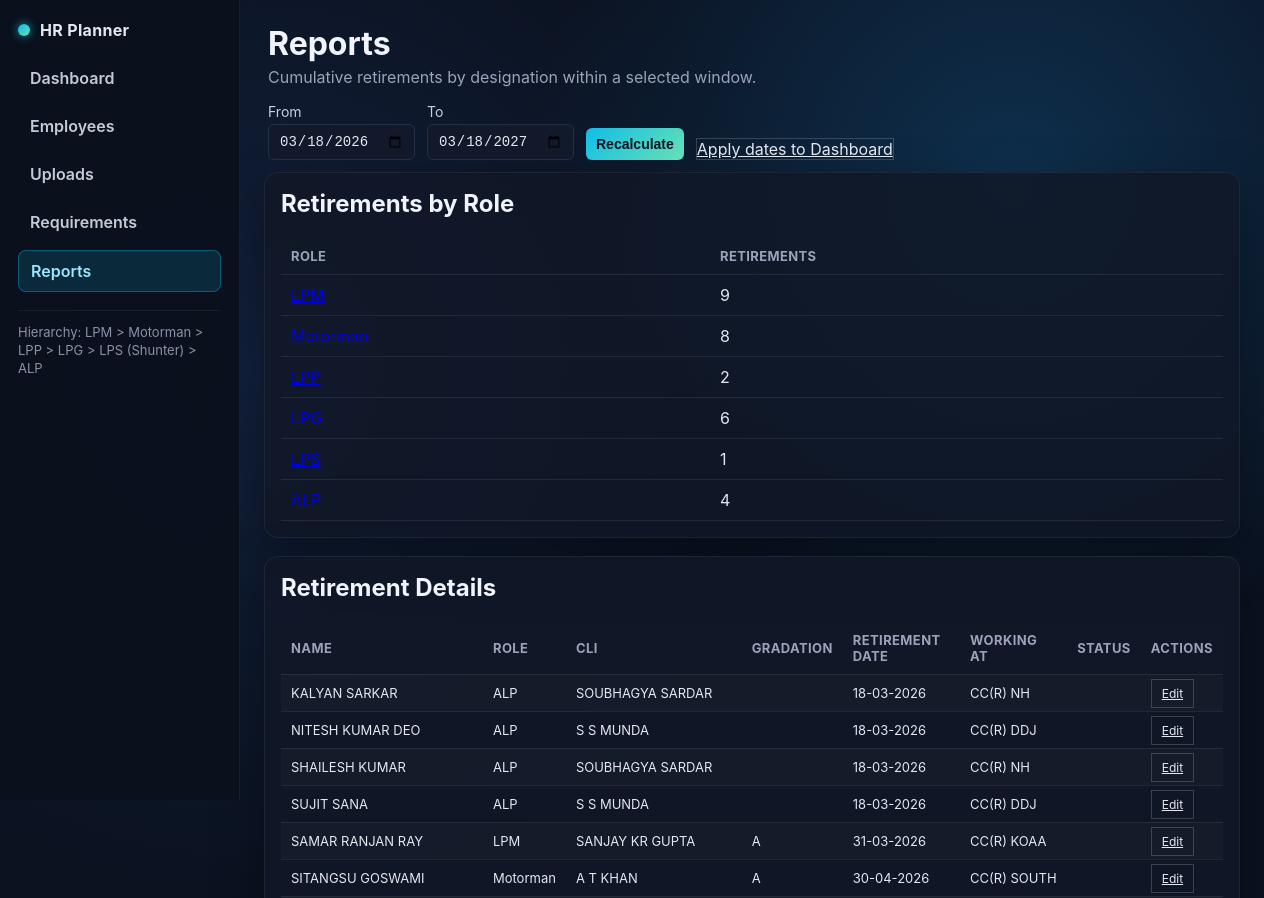
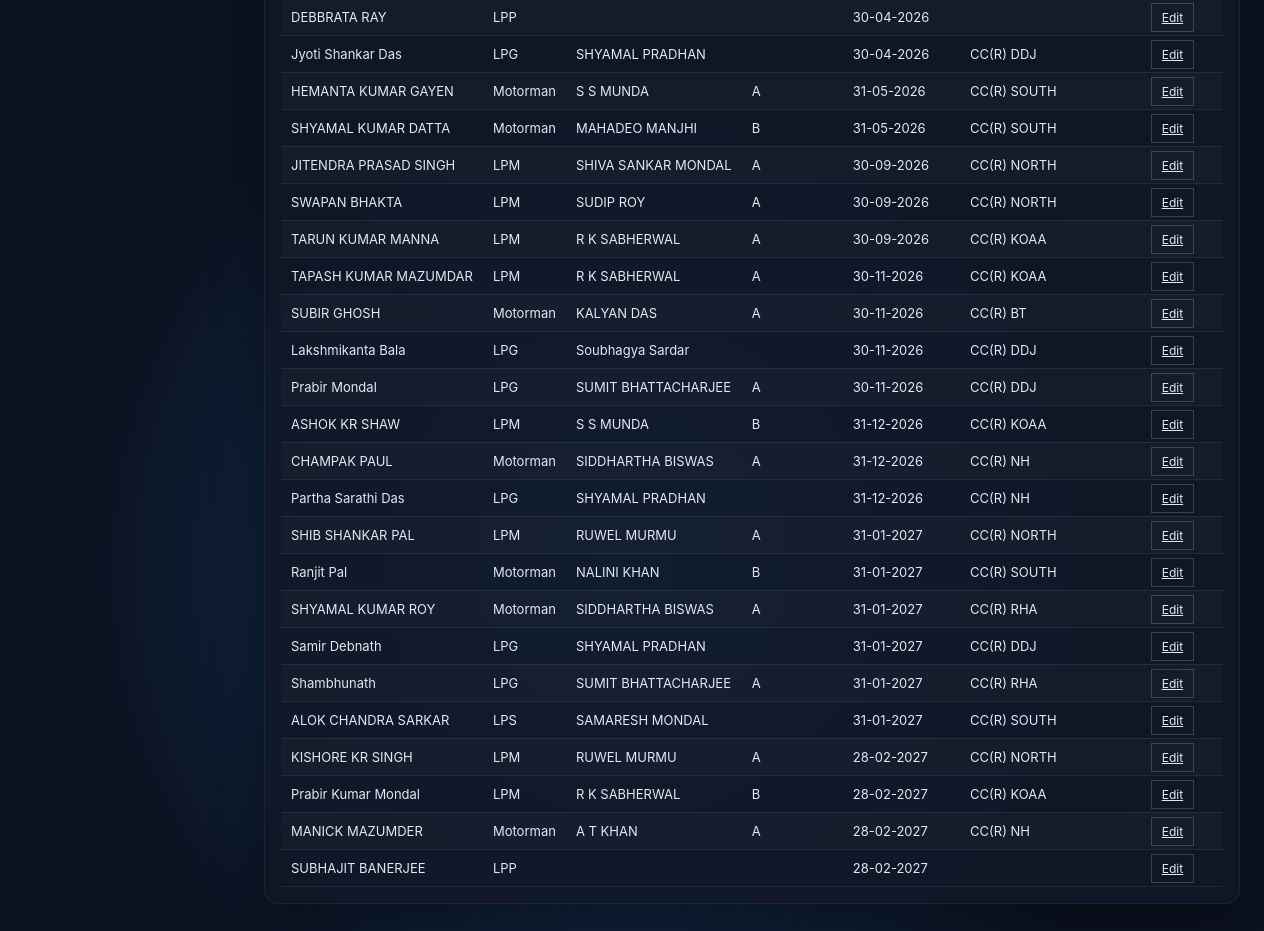
Page /reports on the committed database (2 pictures, top to bottom).
### src/models.py (models this page shows)
class Employee(SQLModel, table=True):
    id: int | None = Field(default=None, primary_key=True)
    name: str
    role: str
    hire_date: date
    retirement_date: date
    promotion_role: str | None = None
    promotion_ready_date: date | None = None
    seniority_rank: int | None = None
    category: str | None = None
    pf_no: str | None = None
    hrms: str | None = None
    dob: date | None = None
    doa: date | None = None
    do_report: date | None = None
    status: str | None = None
    working_at: str | None = None
    gradation: str | None = None
    cli: str | None = None
    pme_due: date | None = None
    technical_due: date | None = None
    transportation_due: date | None = None

### src/app.py (the view)
@app.get("/reports")
def reports_page(
    request: Request,
    start_date: Optional[str] = None,
    end_date: Optional[str] = None,
    role: Optional[str] = None,
    session: Session = Depends(get_session),
):
    start = date.fromisoformat(start_date) if start_date else date.today()
    end = date.fromisoformat(end_date) if end_date else (start + timedelta(days=365))
    horizon_months = max(1, int(((end - start).days + 29) // 30))
    employees = session.exec(select(Employee)).all()
    retirements: dict[str, int] = {}
    retiring_list = []
    for e in employees:
        if start <= e.retirement_date <= end:
            retirements[e.role] = retirements.get(e.role, 0) + 1
            retiring_list.append(e)
    retirements = {k: retirements.get(k, 0) for k in ROLE_ORDER if k in retirements} | {
        k: v for k, v in retirements.items() if k not in ROLE_ORDER
    }
    if role:
        retiring_list = [e for e in retiring_list if e.role == role]
    retiring_list = sorted(retiring_list, key=lambda e: (e.retirement_date, role_sort_key(e.role), e.name))
    return templates.TemplateResponse(
        "reports.html",
        {
            "request": request,
            "active_page": "reports",
            "start_date": start,
            "end_date": end,
            "retirements": retirements,
            "role_filter": role or "",
            "retiring_list": retiring_list,
            "dashboard_link": f"/?as_of={start.isoformat()}&horizon_months={horizon_months}",
        },
    )

### templates/reports.html (shortened to what this page needs)
<!DOCTYPE html>
<html lang="en">
<head>
  <link rel="stylesheet" href="/static/style.css" />
</head>
<body>
  <div class="layout">
    <aside class="sidebar">
      <div class="brand">
        <div class="dot"></div>
        <span>HR Planner</span>
      </div>
      <nav class="side-links">
        <a class="{{ 'active' if active_page == 'dashboard' else '' }}" href="/">Dashboard</a>
        <a class="{{ 'active' if active_page == 'employees' else '' }}" href="/employees">Employees</a>
        <a class="{{ 'active' if active_page == 'uploads' else '' }}" href="/uploads">Uploads</a>
        <a class="{{ 'active' if active_page == 'requirements' else '' }}" href="/requirements">Requirements</a>
        <a class="{{ 'active' if active_page == 'reports' else '' }}" href="/reports">Reports</a>
      </nav>
      <div class="hierarchy">Hierarchy: LPM &gt; Motorman &gt; LPP &gt; LPG &gt; LPS (Shunter) &gt; ALP</div>
    </aside>
    <main class="content">
      <header>
        <div>
          <h1>Reports</h1>
          <p>Cumulative retirements by designation within a selected window.</p>
        </div>
        <form class="inline" method="get" action="/reports">
          <label>From <input type="date" name="start_date" value="{{ start_date.isoformat() }}" /></label>
          <label>To <input type="date" name="end_date" value="{{ end_date.isoformat() }}" /></label>
          <button type="submit">Recalculate</button>
          <a class="ghost" href="{{ dashboard_link }}">Apply dates to Dashboard</a>
        </form>
      </header>
      <section class="card">
        <h2>Retirements by Role</h2>
        <table>
          <thead>
            <tr><th>Role</th><th>Retirements</th></tr>
          </thead>
          <tbody>
            {% for role, count in retirements.items() %}
            <tr>
              <td><a href="/reports?start_date={{ start_date.isoformat() }}&end_date={{ end_date.isoformat() }}&role={{ role }}">{{ role }}</a></td>
              <td>{{ count }}</td>
            </tr>
            {% endfor %}
          </tbody>
        </table>
      </section>
      <section class="card">
        <h2>Retirement Details{% if role_filter %} — {{ role_filter }}{% endif %}</h2>
        <div class="table-wrap">
          <table class="employee-table">
            <thead>
              <tr>
                <th>Name</th>
                <th>Role</th>
                <th>CLI</th>
                <th>Gradation</th>
                <th>Retirement Date</th>
                <th>Working At</th>
                <th>Status</th>
                <th>Actions</th>
              </tr>
            </thead>
            <tbody>
              {% for e in retiring_list %}
              <tr>
                <td>{{ e.name }}</td>
                <td>{{ e.role }}</td>
                <td>{{ e.cli or '' }}</td>
                <td>{{ e.gradation or '' }}</td>
                <td>{{ e.retirement_date | dmy }}</td>
                <td>{{ e.working_at or '' }}</td>
                <td>{{ e.status or '' }}</td>
                <td><a class="ghost small" href="/employees/{{ e.id }}">Edit</a></td>
              </tr>
              {% endfor %}
            </tbody>
          </table>
        </div>
      </section>
    </main>
  </div>
</body>
</html>

### static/style.css (style rules this page uses)
:root { font-family: "Inter", "Segoe UI", system-ui, sans-serif; background: #0b1220; color: #e5e7f0; }
* { box-sizing: border-box; }
body { margin: 0; padding: 0; background: radial-gradient(circle at 20% 20%, #11203b 0, rgba(17,32,59,0) 30%), radial-gradient(circle at 80% 10%, #0e2f4d 0, rgba(14,47,77,0) 25%), radial-gradient(circle at 50% 80%, #133860 0, rgba(19,56,96,0) 35%), #0b1220; }
.layout { display: flex; min-height: 100vh; }
.sidebar { flex: 0 0 240px; width: 240px; background: rgba(10,16,28,0.95); border-right: 1px solid rgba(255,255,255,0.06); padding: 20px 18px; display: flex; flex-direction: column; gap: 18px; position: sticky; top: 0; height: 100vh; }
.brand { display: flex; align-items: center; gap: 10px; font-weight: 700; letter-spacing: 0.02em; color: #e5e7f0; }
.brand .dot { width: 12px; height: 12px; border-radius: 50%; background: linear-gradient(135deg, #12bde7, #66e1b6); box-shadow: 0 0 10px rgba(18,189,231,0.8); }
.side-links { display: flex; flex-direction: column; gap: 8px; }
.side-links a { color: #c5cada; text-decoration: none; padding: 10px 12px; border-radius: 8px; font-weight: 600; }
.side-links a.active { background: rgba(18,189,231,0.15); color: #9be7ff; border: 1px solid rgba(18,189,231,0.35); }
.hierarchy { color: #8b92a8; font-size: 13px; line-height: 1.4; border-top: 1px solid rgba(255,255,255,0.06); padding-top: 12px; }
.content { flex: 1; padding: 18px 24px 32px; }
header { display: flex; justify-content: space-between; align-items: center; gap: 16px; flex-wrap: wrap; padding: 6px 4px 12px; }
h1 { margin: 0 0 4px 0; color: #f1f4ff; }
p { margin: 0; color: #9aa3b9; }
form.inline { display: flex; gap: 12px; align-items: flex-end; flex-wrap: wrap; }
label { font-size: 14px; display: flex; flex-direction: column; gap: 4px; color: #c9cee0; }
input, select, button { padding: 8px 10px; border: 1px solid #243047; background: #11192b; color: #e5e7f0; border-radius: 6px; font-size: 14px; }
button { background: linear-gradient(135deg, #12bde7, #66e1b6); color: #0b1220; border: none; cursor: pointer; font-weight: 600; }
.ghost { background: transparent; border: 1px solid rgba(255,255,255,0.18); color: #e5e7f0; }
.card { background: rgba(17, 24, 39, 0.85); border: 1px solid rgba(255,255,255,0.06); border-radius: 14px; padding: 16px; box-shadow: 0 20px 50px rgba(0,0,0,0.35); }
.card + .card { margin-top: 18px; }
h2 { margin-top: 0; color: #f1f4ff; }
.table-wrap { overflow-x: auto; }
table { width: 100%; border-collapse: collapse; color: #e5e7f0; }
th, td { padding: 10px 10px; border-bottom: 1px solid rgba(255,255,255,0.08); text-align: left; }
th { font-size: 13px; text-transform: uppercase; letter-spacing: 0.03em; color: #9aa3b9; }
.employee-table tbody tr:nth-child(odd) td { background: rgba(255,255,255,0.02); }
.employee-table td { font-size: 13px; white-space: nowrap; }
.employee-table th { position: sticky; top: 0; background: rgba(17,24,39,0.95); }
.ghost.small, .danger.small { padding: 6px 10px; font-size: 12px; }
.sidebar { transition: width 0.25s ease, padding 0.25s ease, opacity 0.25s ease, flex-basis 0.25s ease; }

### rows in the picture
Employee: name "KALYAN SARKAR", role "ALP", cli "SOUBHAGYA SARDAR", retirement_date|dmy "18-03-2026", working_at "CC(R) NH"
Employee: name "NITESH KUMAR DEO", role "ALP", cli "S S MUNDA", retirement_date|dmy "18-03-2026", working_at "CC(R) DDJ"
Employee: name "SHAILESH KUMAR", role "ALP", cli "SOUBHAGYA SARDAR", retirement_date|dmy "18-03-2026", working_at "CC(R) NH"
Employee: name "SUJIT SANA", role "ALP", cli "S S MUNDA", retirement_date|dmy "18-03-2026", working_at "CC(R) DDJ"
Employee: name "SAMAR RANJAN RAY", role "LPM", cli "SANJAY KR GUPTA", gradation "A", retirement_date|dmy "31-03-2026", working_at "CC(R) KOAA"
Employee: name "SITANGSU GOSWAMI", role "Motorman", cli "A T KHAN", gradation "A", retirement_date|dmy "30-04-2026", working_at "CC(R) SOUTH"
Employee: name "DEBBRATA RAY", role "LPP", retirement_date|dmy "30-04-2026"
Employee: name "Jyoti Shankar Das", role "LPG", cli "SHYAMAL PRADHAN", retirement_date|dmy "30-04-2026", working_at "CC(R) DDJ"
Employee: name "HEMANTA KUMAR GAYEN", role "Motorman", cli "S S MUNDA", gradation "A", retirement_date|dmy "31-05-2026", working_at "CC(R) SOUTH"
Employee: name "SHYAMAL KUMAR DATTA", role "Motorman", cli "MAHADEO MANJHI", gradation "B", retirement_date|dmy "31-05-2026", working_at "CC(R) SOUTH"
Employee: name "JITENDRA PRASAD SINGH", role "LPM", cli "SHIVA SANKAR MONDAL", gradation "A", retirement_date|dmy "30-09-2026", working_at "CC(R) NORTH"
Employee: name "SWAPAN BHAKTA", role "LPM", cli "SUDIP ROY", gradation "A", retirement_date|dmy "30-09-2026", working_at "CC(R) NORTH"
Employee: name "TARUN KUMAR MANNA", role "LPM", cli "R K SABHERWAL", gradation "A", retirement_date|dmy "30-09-2026", working_at "CC(R) KOAA"
Employee: name "TAPASH KUMAR MAZUMDAR", role "LPM", cli "R K SABHERWAL", gradation "A", retirement_date|dmy "30-11-2026", working_at "CC(R) KOAA"
Employee: name "SUBIR GHOSH", role "Motorman", cli "KALYAN DAS", gradation "A", retirement_date|dmy "30-11-2026", working_at "CC(R) BT"
Employee: name "Lakshmikanta Bala", role "LPG", cli "Soubhagya Sardar", retirement_date|dmy "30-11-2026", working_at "CC(R) DDJ"
Employee: name "Prabir Mondal", role "LPG", cli "SUMIT BHATTACHARJEE", gradation "A", retirement_date|dmy "30-11-2026", working_at "CC(R) DDJ"
Employee: name "ASHOK KR SHAW", role "LPM", cli "S S MUNDA", gradation "B", retirement_date|dmy "31-12-2026", working_at "CC(R) KOAA"
Employee: name "CHAMPAK PAUL", role "Motorman", cli "SIDDHARTHA BISWAS", gradation "A", retirement_date|dmy "31-12-2026", working_at "CC(R) NH"
Employee: name "Partha Sarathi Das", role "LPG", cli "SHYAMAL PRADHAN", retirement_date|dmy "31-12-2026", working_at "CC(R) NH"
Employee: name "SHIB SHANKAR PAL", role "LPM", cli "RUWEL MURMU", gradation "A", retirement_date|dmy "31-01-2027", working_at "CC(R) NORTH"
Employee: name "Ranjit Pal", role "Motorman", cli "NALINI KHAN", gradation "B", retirement_date|dmy "31-01-2027", working_at "CC(R) SOUTH"
Employee: name "SHYAMAL KUMAR ROY", role "Motorman", cli "SIDDHARTHA BISWAS", gradation "A", retirement_date|dmy "31-01-2027", working_at "CC(R) RHA"
Employee: name "Samir Debnath", role "LPG", cli "SHYAMAL PRADHAN", retirement_date|dmy "31-01-2027", working_at "CC(R) DDJ"
Employee: name "Shambhunath", role "LPG", cli "SUMIT BHATTACHARJEE", gradation "A", retirement_date|dmy "31-01-2027", working_at "CC(R) RHA"
Employee: name "ALOK CHANDRA SARKAR", role "LPS", cli "SAMARESH MONDAL", retirement_date|dmy "31-01-2027", working_at "CC(R) SOUTH"
Employee: name "KISHORE KR SINGH", role "LPM", cli "RUWEL MURMU", gradation "A", retirement_date|dmy "28-02-2027", working_at "CC(R) NORTH"
Employee: name "Prabir Kumar Mondal", role "LPM", cli "R K SABHERWAL", gradation "B", retirement_date|dmy "28-02-2027", working_at "CC(R) KOAA"
Employee: name "MANICK MAZUMDER", role "Motorman", cli "A T KHAN", gradation "A", retirement_date|dmy "28-02-2027", working_at "CC(R) NH"
Employee: name "SUBHAJIT BANERJEE", role "LPP", retirement_date|dmy "28-02-2027"

### other values in the picture
{{ count }} "9" "8" "2" "6" "1" "4"
